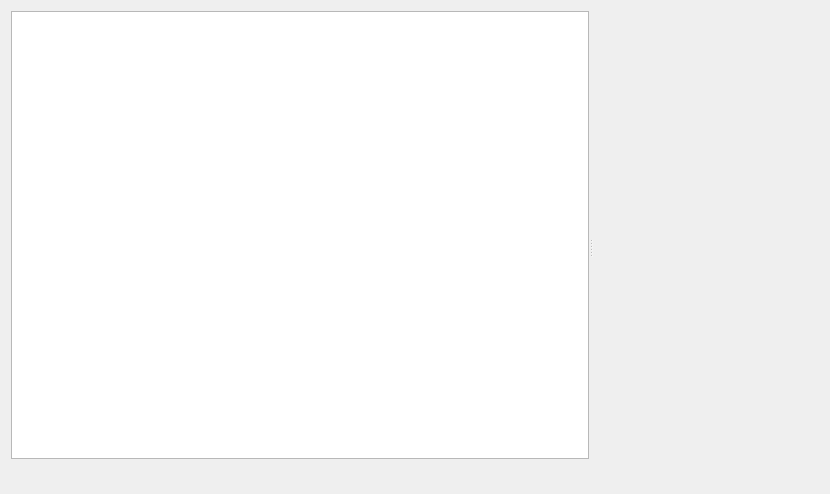
<?xml version="1.0" encoding="UTF-8"?>
<ui version="4.0">
 <class>ImageViewer</class>
 <widget class="QWidget" name="ImageViewer">
  <property name="geometry">
   <rect>
    <x>0</x>
    <y>0</y>
    <width>830</width>
    <height>494</height>
   </rect>
  </property>
  <property name="windowTitle">
   <string>Form</string>
  </property>
  <layout class="QVBoxLayout" name="verticalLayout">
   <item>
    <widget class="QSplitter" name="splitter">
     <property name="orientation">
      <enum>Qt::Horizontal</enum>
     </property>
     <widget class="QWidget" name="verticalLayoutWidget">
      <layout class="QVBoxLayout" name="verticalLayout_2">
       <property name="topMargin">
        <number>0</number>
       </property>
       <item>
        <widget class="QGraphicsView" name="imageWidget">
         <property name="backgroundBrush">
          <brush brushstyle="Dense1Pattern">
           <color alpha="255">
            <red>211</red>
            <green>215</green>
            <blue>207</blue>
           </color>
          </brush>
         </property>
         <property name="foregroundBrush">
          <brush brushstyle="NoBrush">
           <color alpha="255">
            <red>255</red>
            <green>255</green>
            <blue>255</blue>
           </color>
          </brush>
         </property>
         <property name="dragMode">
          <enum>QGraphicsView::ScrollHandDrag</enum>
         </property>
         <property name="transformationAnchor">
          <enum>QGraphicsView::AnchorUnderMouse</enum>
         </property>
         <property name="resizeAnchor">
          <enum>QGraphicsView::AnchorUnderMouse</enum>
         </property>
        </widget>
       </item>
       <item>
        <widget class="QWidget" name="infoForm" native="true">
         <layout class="QFormLayout" name="formLayout"/>
        </widget>
       </item>
      </layout>
     </widget>
     <widget class="PaletteViewer" name="paletteViewer" native="true">
      <property name="sizePolicy">
       <sizepolicy hsizetype="Maximum" vsizetype="Preferred">
        <horstretch>0</horstretch>
        <verstretch>0</verstretch>
       </sizepolicy>
      </property>
      <property name="maximumSize">
       <size>
        <width>300</width>
        <height>16777215</height>
       </size>
      </property>
      <property name="baseSize">
       <size>
        <width>200</width>
        <height>0</height>
       </size>
      </property>
     </widget>
    </widget>
   </item>
  </layout>
 </widget>
 <customwidgets>
  <customwidget>
   <class>PaletteViewer</class>
   <extends>QWidget</extends>
   <header>paletteviewer.h</header>
   <container>1</container>
   <slots>
    <signal>paletteChanged(QString)</signal>
   </slots>
  </customwidget>
 </customwidgets>
 <resources/>
 <connections>
  <connection>
   <sender>paletteViewer</sender>
   <signal>paletteChanged(QString)</signal>
   <receiver>ImageViewer</receiver>
   <slot>handlePaletteChanged(QString)</slot>
   <hints>
    <hint type="sourcelabel">
     <x>409</x>
     <y>118</y>
    </hint>
    <hint type="destinationlabel">
     <x>339</x>
     <y>4</y>
    </hint>
   </hints>
  </connection>
 </connections>
 <slots>
  <slot>handlePaletteChanged(QString)</slot>
 </slots>
</ui>
